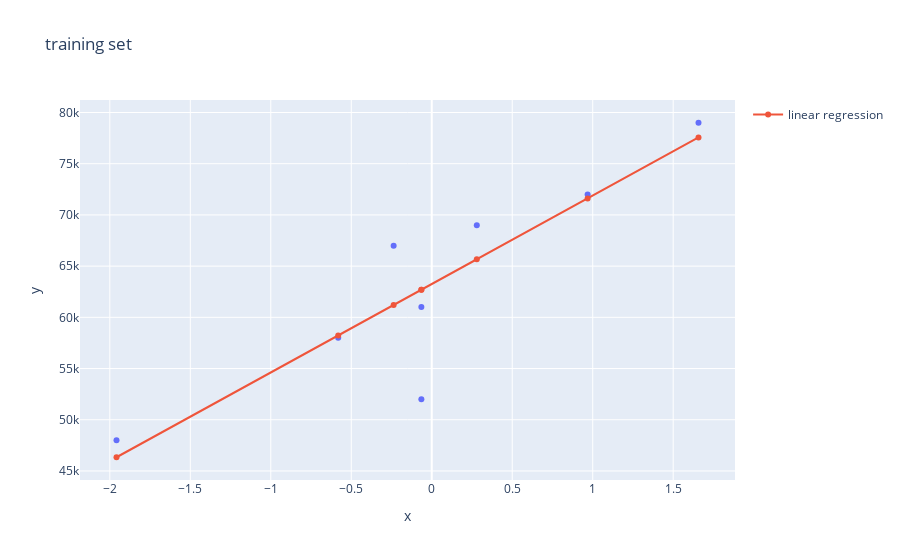
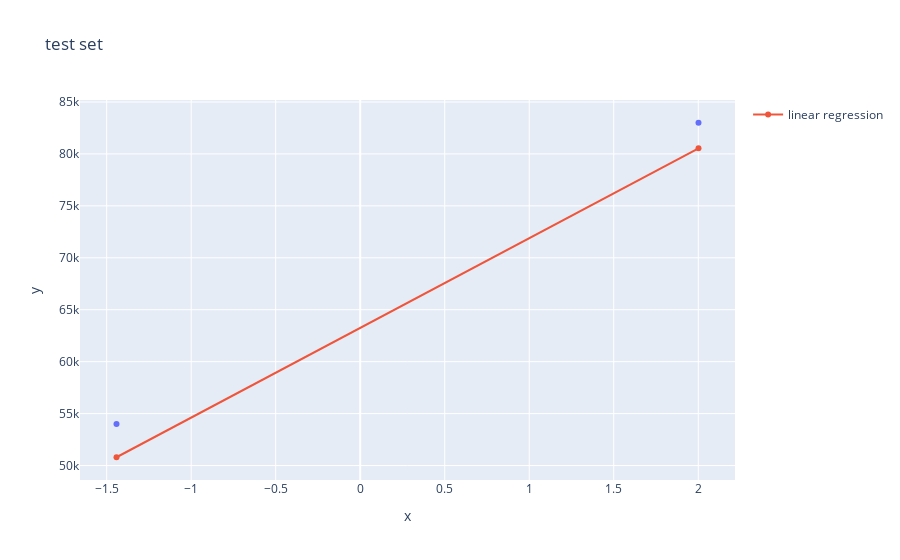

The cell these charts' notebook holds for them, in order:
### Code cell
# Visualize the model
# Visualize predictions on training Set
fig = px.scatter(x = X_train.flatten().tolist(), y = y_train, title = "training set")
fig.add_trace(go.Scatter(x = X_train.flatten().tolist(), y = y_train_pred, name = "linear regression"))
fig.show()

# Visualize predictions on test Set
fig = px.scatter(x = X_test.flatten().tolist(), y = y_test, title = "test set")
fig.add_trace(go.Scatter(x = X_test.flatten().tolist(), y = y_test_pred, name = "linear regression"))
fig.show()

### Figure 1 — Plotly figure (JSON) as saved in the notebook; plotly's stock layout.template omitted (floating-point values rounded to 4 significant figures)
{"data": [{"hovertemplate": "x=%{x}<br>y=%{y}<extra></extra>", "legendgroup": "", "marker": {"color": "#636efa", "symbol": "circle"}, "mode": "markers", "name": "", "orientation": "v", "showlegend": false, "type": "scatter", "x": [0.2798, -0.2367, -1.958, -0.06456, 1.657, -0.06456, 0.9685, -0.5811], "xaxis": "x", "y": [69000, 67000, 48000, 52000, 79000, 61000, 72000, 58000], "yaxis": "y"}, {"name": "linear regression", "type": "scatter", "x": [0.2798, -0.2367, -1.958, -0.06456, 1.657, -0.06456, 0.9685, -0.5811], "y": [65670.0, 61210.0, 46340.0, 62690.0, 77560.0, 62690.0, 71610.0, 58230.0]}], "layout": {"legend": {"tracegroupgap": 0}, "title": {"text": "training set"}, "xaxis": {"anchor": "y", "domain": [0, 1], "title": {"text": "x"}}, "yaxis": {"anchor": "x", "domain": [0, 1], "title": {"text": "y"}}}}

### Figure 2 — Plotly figure (JSON) as saved in the notebook; plotly's stock layout.template omitted (floating-point values rounded to 4 significant figures)
{"data": [{"hovertemplate": "x=%{x}<br>y=%{y}<extra></extra>", "legendgroup": "", "marker": {"color": "#636efa", "symbol": "circle"}, "mode": "markers", "name": "", "orientation": "v", "showlegend": false, "type": "scatter", "x": [-1.442, 2.002], "xaxis": "x", "y": [54000, 83000], "yaxis": "y"}, {"name": "linear regression", "type": "scatter", "x": [-1.442, 2.002], "y": [50800.0, 80530.0]}], "layout": {"legend": {"tracegroupgap": 0}, "title": {"text": "test set"}, "xaxis": {"anchor": "y", "domain": [0, 1], "title": {"text": "x"}}, "yaxis": {"anchor": "x", "domain": [0, 1], "title": {"text": "y"}}}}
